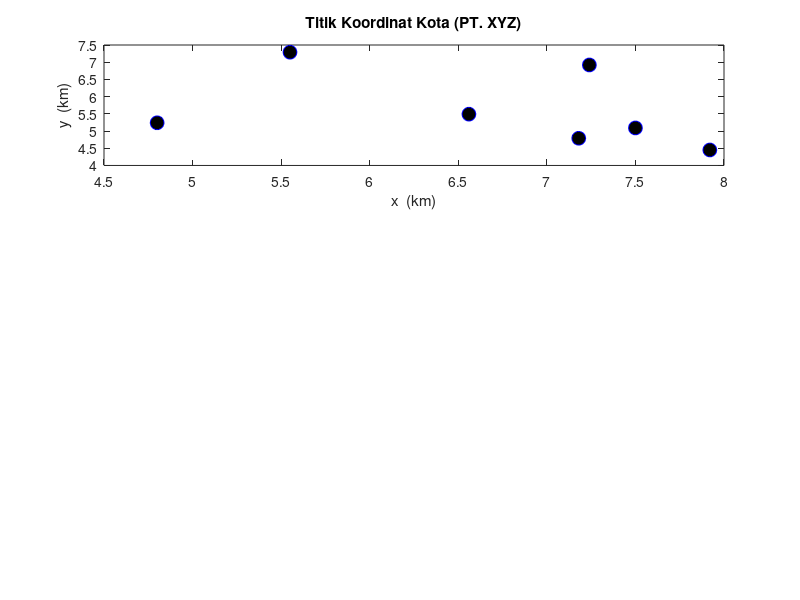

Source code (MATLAB): (Note: this script raises an error after producing the figure.)
%**************************************************************************
%                 VRP Problem Using ACO cluster 6
% -------------------------------------------------------------------------
% By     : Gita Anggita Lestari
% Contact: gitaanggitalstr@gmail.com             Last update: sept 13, 2019
% -------------------------------------------------------------------------                             
% This program is developed to find shortest path (minimum cost)between
% some cities. 
% 
% There are 4  parts in this program:
% 1.Main program of ACO (myaco.m)
% 2.Function to generate solution (ant_tour.m)
% 3.Function to calculate the cost (distance) (calculate_cost.m)
% 4.Function to update the traces (update_the_trace.m)
%**************************************************************************
 
%**************************************************************************
%                   The Program Start Here                    
%*------------------------------------------------------------------------
% function myaco(num_of_nodes,num_of_ants, max_iteration)
function myaco()
% inputs
miter=1000; % banyak iterasi
m=2; % banyak semut
n=7; %jumlah kotas
% parameters
e=0.6;            % evaporation coefficient.
alpha=1;          % effect of ants' sight.
beta=12;           % trace's effect.
t=0.02*ones(n); % primary tracing.
el=.97;           % common cost elimination. 
% -------------------------------------------------------------------------
% Generate coordinates of cities and plot
% for i=1:n
%     x(i)=rand*20;
%     y(i)=rand*20;
% end    

% matrix coordinates of cities cluster 6
map_index=[23	30	33	40	53	64	67];
map_x=[7.92	7.50	7.18	6.56	4.80	7.24	5.55];
map_y=[4.45	5.09	4.79	5.49	5.24	6.92	7.29];
node=[map_index;map_x;map_y];
% Generate coordinates of cities and plot
for i=1:n
    x(i)= map_x(i);
    y(i)= map_y(i);
end

subplot(3,1,1);
plot(x,y,'o','MarkerFaceColor','k','MarkerEdgeColor','b','MarkerSize',10);
title('Titik Koordinat Kota (PT. XYZ)');
xlabel('x  (km)');
ylabel('y  (km)');

% generating distace between cities matrix.
%for i=1:n
%    for j=1:n
%        d(i,j)=sqrt((x(i)-x(j))^2+(y(i)-y(j))^2);
%    end
%end
d=[0 1.2 1 2.4 4.1 4.8 6;
   1.2 0 0.75 2.5 3.5 4.7 6;
   1 0.75 0 2.3 3.3	4.5	5.8;
   2.4 2.5 2.3 0 3.8 2.3 6.3;
   4.1 3.5 3.3 3.8 0 5.8 3.6;
   4.8 4.7 4.5 2.3 5.8 0 9.5;
   6 6 5.8 6.3 3.6 9.5 0];

% generating sight matrix.
for i=1:n
    for j=1:n
        if d(i,j)==0
            h(i,j)=0;
        else
            h(i,j)=1/d(i,j);
        end
    end
end
h=h
% ------------------------------------------------------------------------
%             Main Algorithm: ACO Meta heuristic procedure
% a.  Probabilistic solution construction biased by
%     pheromone trails, without forward pheromone
%     updating
% b.  Deterministic backward path with loop elimination
%     and with pheromone updating--> update_the_trace
% c.  Evaluation of the quality of the solutions
%     generated and use of the solution quality in
%     determining the quantity of pheromone to deposit-->calculate_cost
% -------------------------------------------------------------------------
for i=1:miter
% Step 1: Forward ants and solution construction

% Generate places for each ant    
for j=1:m
    start_places(j,1)=fix(1+rand*(n-1));
end
% Step 2:probabilistic solution contruction   
    [tour]=ant_tour(start_places,m,n,h,t,alpha,beta);
    tour=horzcat(tour,tour(:,1));
    
% Step 3: Calculate the cost --> total distace
    [cost,f]=calculate_cost(m,n,d,tour,el);
    [t]=update_the_trace(m,n,t,tour,f,e);
    average_cost(i)=mean(cost);
    
% Step 4: Determine the best route
    [min_cost(i),best_index]=min(cost);
    besttour(i,:)=tour(best_index,:);
    iteration(i)=i;
end
% -------------------------------------------------------------------------

% Plot Average of tour distance vs Number of Iterations
subplot(3,1,2);plot(iteration,average_cost);
title('Rata-Rata Jarak vs Jumlah Iterasi');
xlabel('iteration');
ylabel('Jarak(Km)');

% Plot the best route
[k,l]=min(min_cost); % jarak
for i=1:n+1
    X(i)=x(besttour(l,i));
    Y(i)=y(besttour(l,i));
end
subplot(3,1,3);plot(X,Y,'--o',...
                'MarkerEdgeColor','k',...
                'MarkerFaceColor','g',...
                'MarkerSize',10)
xlabel('x (km)');ylabel('y (km)');
title(['Total Jarak(Km)= ',num2str(k)]);
% fprintf('\nTotal Jarak = %d\n',k);

% Get Route Path 
batas = length(map_index);
path = [];
for i=1:batas
    itter = 0;
    index_x = X(i);
    index_y = Y(i);
    for j=1:batas
        if index_x == node(2,[j]) && index_y == node(3,[j])
            itter = itter + 1;
            path(i)=node(1,[j]);
        end
    end
end
titik_awal = num2str(path(1));jalan = num2str(path);
fprintf('Total Jarak = ')
disp(min(min_cost));
fprintf('Rute =  ');
fprintf(titik_awal);fprintf('  ');
fprintf(jalan);fprintf('  ');
fprintf(titik_awal)
fprintf('\n')

end
%**************************************************************************
%                   Ending of Program                          
%**************************************************************************

